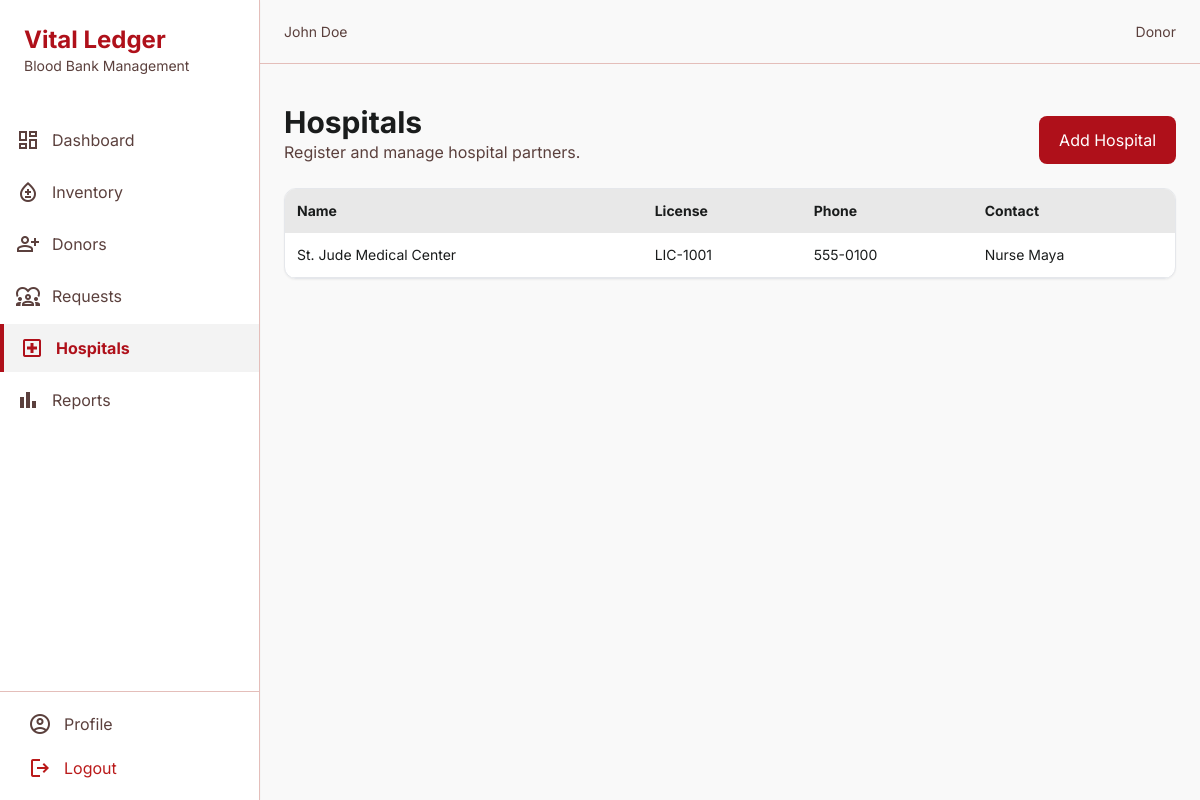
The page /hospitals (signed in) on the database its author committed.
### app/models/models.py (models this page shows, shortened)
class User(db.Model, UserMixin):
    __tablename__ = "users"
    id = db.Column(db.Integer, primary_key=True)
    full_name = db.Column(db.String(120), nullable=False)
    email = db.Column(db.String(120), unique=True, nullable=False)
    password_hash = db.Column(db.String(255), nullable=False)
    role = db.Column(db.String(20), nullable=False, default=UserRole.DONOR.value)
    phone = db.Column(db.String(30))
    address = db.Column(db.Text)
    profile_picture = db.Column(db.String(255))
    is_active = db.Column(db.Boolean, default=True)
    email_verified = db.Column(db.Boolean, default=False)
    created_at = db.Column(db.DateTime, default=datetime.utcnow)
    donor_profile = db.relationship("Donor", back_populates="user", uselist=False)
    hospital = db.relationship("Hospital", back_populates="user", uselist=False)

class Hospital(db.Model):
    __tablename__ = "hospitals"
    id = db.Column(db.Integer, primary_key=True)
    user_id = db.Column(db.Integer, db.ForeignKey("users.id"), nullable=False, unique=True)
    name = db.Column(db.String(120), nullable=False)
    license_number = db.Column(db.String(50))
    address = db.Column(db.Text)
    phone = db.Column(db.String(30))
    contact_person = db.Column(db.String(120))
    created_at = db.Column(db.DateTime, default=datetime.utcnow)
    user = db.relationship("User", back_populates="hospital")
    requests = db.relationship("BloodRequest", back_populates="hospital", cascade="all, delete-orphan")

### app/hospital/routes.py (the view)
@hospital_bp.route("/hospitals")
@login_required
def hospitals():
    hospitals = Hospital.query.all()
    return render_template("hospital/hospitals.html", hospitals=hospitals)

### app/templates/hospital/hospitals.html (shortened to what this page needs)
{% extends 'base.html' %}
{% block content %}
<div class="flex justify-between items-end mb-6">
  <div><h2 class="text-3xl font-bold">Hospitals</h2><p class="text-on-surface-variant">Register and manage hospital partners.</p></div>
  <a href="{{ url_for('hospital.add_hospital') }}" class="bg-primary text-on-primary px-5 py-3 rounded-lg">Add Hospital</a>
</div>
<div class="bg-surface-container-lowest rounded-xl border shadow-sm overflow-hidden">
  <table class="min-w-full text-sm">
    <thead class="bg-surface-container-high"><tr><th class="p-3 text-left">Name</th><th class="p-3 text-left">License</th><th class="p-3 text-left">Phone</th><th class="p-3 text-left">Contact</th></tr></thead>
    <tbody>
      {% for hospital in hospitals %}
      <tr class="border-b"><td class="p-3">{{ hospital.name }}</td><td class="p-3">{{ hospital.license_number }}</td><td class="p-3">{{ hospital.phone }}</td><td class="p-3">{{ hospital.contact_person }}</td></tr>
      {% endfor %}
    </tbody>
  </table>
</div>
{% endblock %}

### app/templates/base.html (shortened to what this page needs)
<!DOCTYPE html>
<html lang="en" class="light">
  <head>
    <script src="https://cdn.tailwindcss.com?plugins=forms,container-queries"></script>
    <script id="tailwind-config">
      tailwind.config = {
        darkMode: "class",
        theme: { extend: {
          colors: {
            "surface-bright": "#f9f9f9",
            "inverse-primary": "#ffb3ac",
            "on-primary-fixed-variant": "#930010",
            "secondary-fixed-dim": "#a5c8ff",
            "secondary-container": "#54a0fe",
            "on-primary-fixed": "#410003",
            "on-tertiary": "#ffffff",
            "background": "#f9f9f9",
            "on-error-container": "#93000a",
            "primary-fixed-dim": "#ffb3ac",
            "surface-tint": "#ba1a20",
            "secondary-fixed": "#d4e3ff",
            "tertiary-fixed-dim": "#82db7e",
            "primary": "#af101a",
            "on-primary-container": "#fff2f0",
            "on-secondary-fixed-variant": "#004786",
            "on-tertiary-fixed": "#002204",
            "surface-dim": "#dadada",
            "on-primary": "#ffffff",
            "outline-variant": "#e4beba",
            "inverse-surface": "#2f3131",
            "secondary": "#005faf",
            "outline": "#8f6f6c",
            "on-tertiary-fixed-variant": "#005312",
            "surface-container-high": "#e8e8e8",
            "on-tertiary-container": "#daffd1",
            "tertiary-container": "#298030",
            "on-surface": "#1a1c1c",
            "on-surface-variant": "#5b403d",
            "error-container": "#ffdad6",
            "tertiary": "#016619",
            "primary-container": "#d32f2f",
            "surface-container-lowest": "#ffffff",
            "error": "#ba1a1a",
            "on-error": "#ffffff",
            "on-secondary-fixed": "#001c3a",
            "on-secondary": "#ffffff",
            "surface-container-low": "#f3f3f3",
            "on-background": "#1a1c1c",
            "surface-variant": "#e2e2e2",
            "inverse-on-surface": "#f1f1f1",
            "primary-fixed": "#ffdad6",
            "surface": "#f9f9f9",
            "surface-container": "#eeeeee",
            "on-secondary-container": "#003567",
            "tertiary-fixed": "#9df898",
            "surface-container-highest": "#e2e2e2"
          },
          spacing: { gutter: "24px", sidebarWidth: "260px" },
          fontFamily: { Inter: ["Inter", "sans-serif"] }
        }}}
    </script>
  </head>
  <body class="bg-background text-on-surface">
    <aside class="fixed h-full w-[260px] left-0 top-0 flex flex-col bg-surface-container-lowest shadow-sm border-r border-outline-variant z-50">
      <div class="p-6">
        <h1 class="font-bold text-primary text-2xl">Vital Ledger</h1>
        <p class="text-sm text-on-surface-variant">Blood Bank Management</p>
      </div>
      <nav class="flex-1 mt-4 space-y-1">
        <a class="flex items-center gap-3 py-3 px-4 hover:bg-surface-container-high transition-colors {% if request.endpoint == 'admin.dashboard' %}text-primary font-bold border-l-4 border-primary bg-surface-container-low{% else %}text-on-surface-variant{% endif %}" href="{{ url_for('admin.dashboard') }}"><span class="material-symbols-outlined">dashboard</span>Dashboard</a>
        <a class="flex items-center gap-3 py-3 px-4 hover:bg-surface-container-high transition-colors {% if request.endpoint.startswith('inventory') %}text-primary font-bold border-l-4 border-primary bg-surface-container-low{% else %}text-on-surface-variant{% endif %}" href="{{ url_for('inventory.inventory') }}"><span class="material-symbols-outlined">bloodtype</span>Inventory</a>
        <a class="flex items-center gap-3 py-3 px-4 hover:bg-surface-container-high transition-colors {% if request.endpoint.startswith('donor') %}text-primary font-bold border-l-4 border-primary bg-surface-container-low{% else %}text-on-surface-variant{% endif %}" href="{{ url_for('donor.donors') }}"><span class="material-symbols-outlined">person_add</span>Donors</a>
        <a class="flex items-center gap-3 py-3 px-4 hover:bg-surface-container-high transition-colors {% if request.endpoint.startswith('request') %}text-primary font-bold border-l-4 border-primary bg-surface-container-low{% else %}text-on-surface-variant{% endif %}" href="{{ url_for('request.requests') }}"><span class="material-symbols-outlined">diversity_1</span>Requests</a>
        <a class="flex items-center gap-3 py-3 px-4 hover:bg-surface-container-high transition-colors {% if request.endpoint.startswith('hospital') %}text-primary font-bold border-l-4 border-primary bg-surface-container-low{% else %}text-on-surface-variant{% endif %}" href="{{ url_for('hospital.hospitals') }}"><span class="material-symbols-outlined">local_hospital</span>Hospitals</a>
        <a class="flex items-center gap-3 py-3 px-4 hover:bg-surface-container-high transition-colors {% if request.endpoint.startswith('reports') %}text-primary font-bold border-l-4 border-primary bg-surface-container-low{% else %}text-on-surface-variant{% endif %}" href="{{ url_for('reports.reports') }}"><span class="material-symbols-outlined">bar_chart</span>Reports</a>
      </nav>
      <div class="border-t border-outline-variant p-3 space-y-1">
        <a class="flex items-center gap-3 py-2 px-4 text-on-surface-variant hover:bg-surface-container-high transition-colors rounded-lg" href="{{ url_for('admin.profile') }}"><span class="material-symbols-outlined">account_circle</span>Profile</a>
        <a class="flex items-center gap-3 py-2 px-4 text-error hover:bg-error-container transition-colors rounded-lg" href="{{ url_for('auth.logout') }}"><span class="material-symbols-outlined">logout</span>Logout</a>
      </div>
    </aside>
    <header class="fixed top-0 right-0 w-[calc(100%-260px)] h-16 bg-surface-bright border-b border-outline-variant z-40 flex justify-between items-center px-6">
      <div class="text-sm text-on-surface-variant">{{ current_user.full_name if current_user.is_authenticated else 'Guest' }}</div>
      <div class="flex items-center gap-3">
        <span class="text-sm text-on-surface-variant">{{ current_user.role|title if current_user.is_authenticated else '' }}</span>
      </div>
    </header>
    <main class="ml-[260px] pt-20 min-h-screen">
      <div class="p-6 max-w-7xl mx-auto">
        {% block content %}{% endblock %}
      </div>
    </main>
  </body>
</html>

### app/templates/base.html (style rules this page uses)
body { font-family: 'Inter', sans-serif; }
.material-symbols-outlined { font-variation-settings: 'FILL' 0, 'wght' 400, 'GRAD' 0, 'opsz' 24; vertical-align: middle; }

### rows shown on the page
User: is_active+full_name "John Doe", role "Donor"
Hospital: name "St. Jude Medical Center", license_number "LIC-1001", phone "555-0100", contact_person "Nurse Maya"
